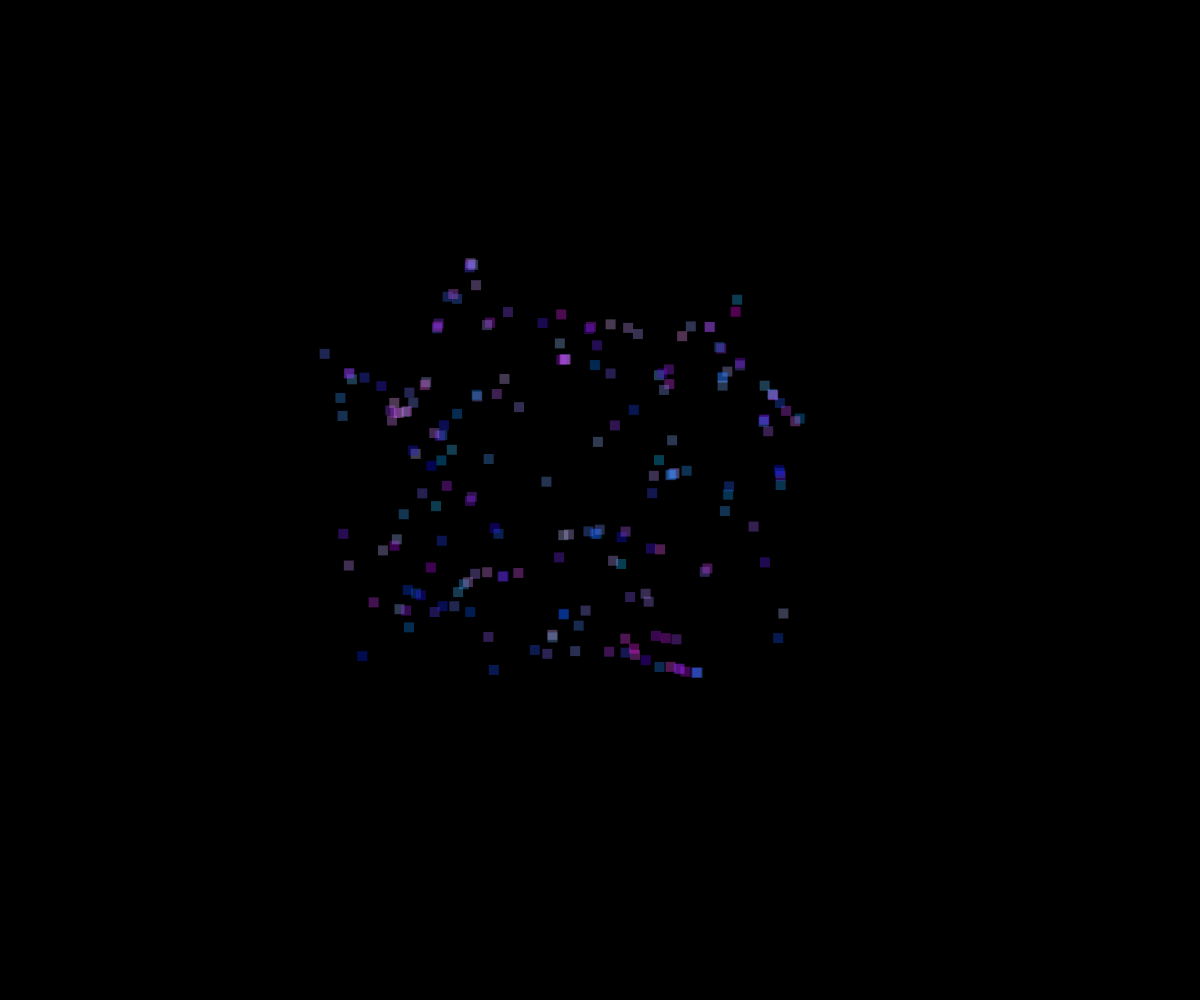
Frame 1 (no input)
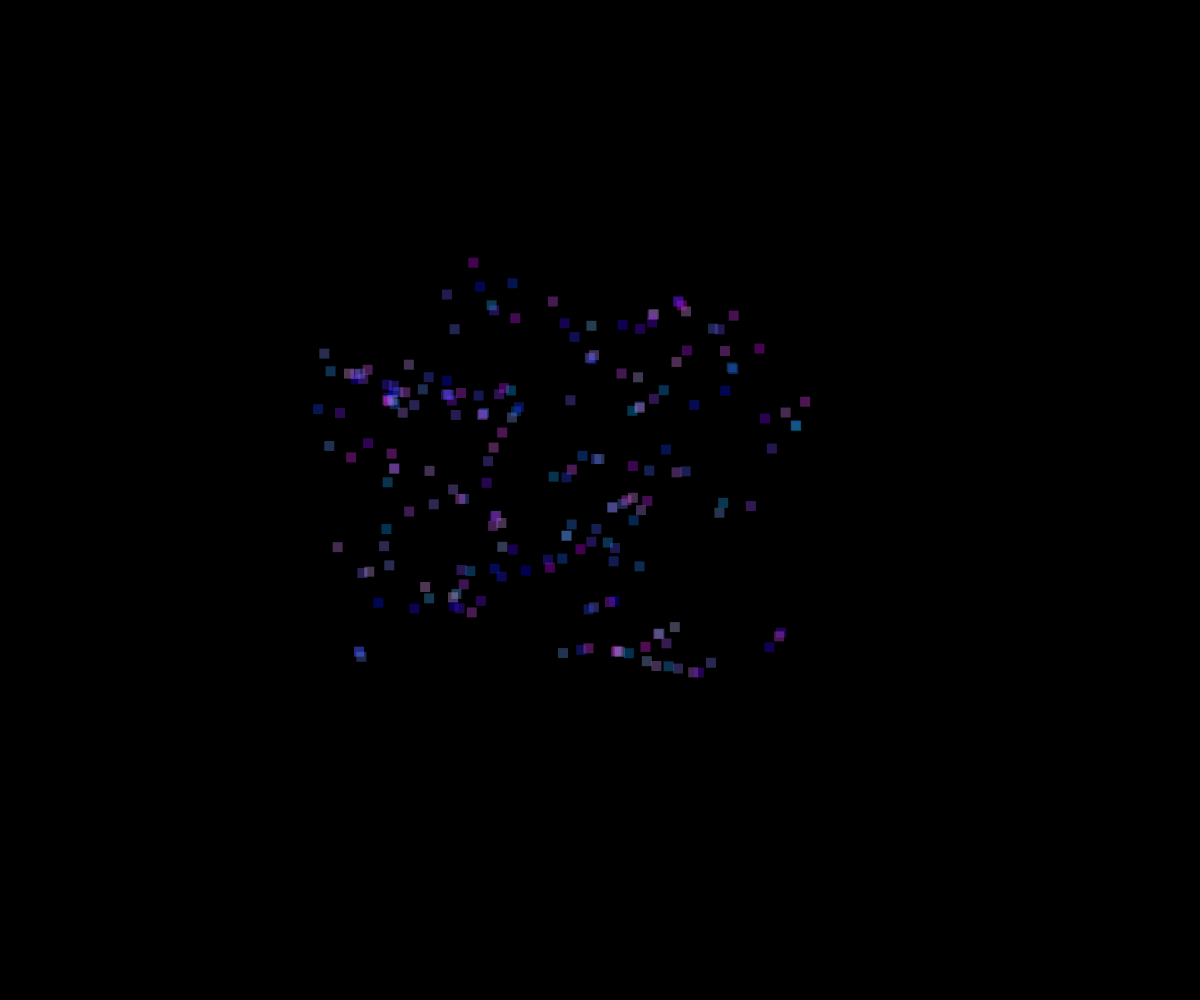
Frame 60 (no input)
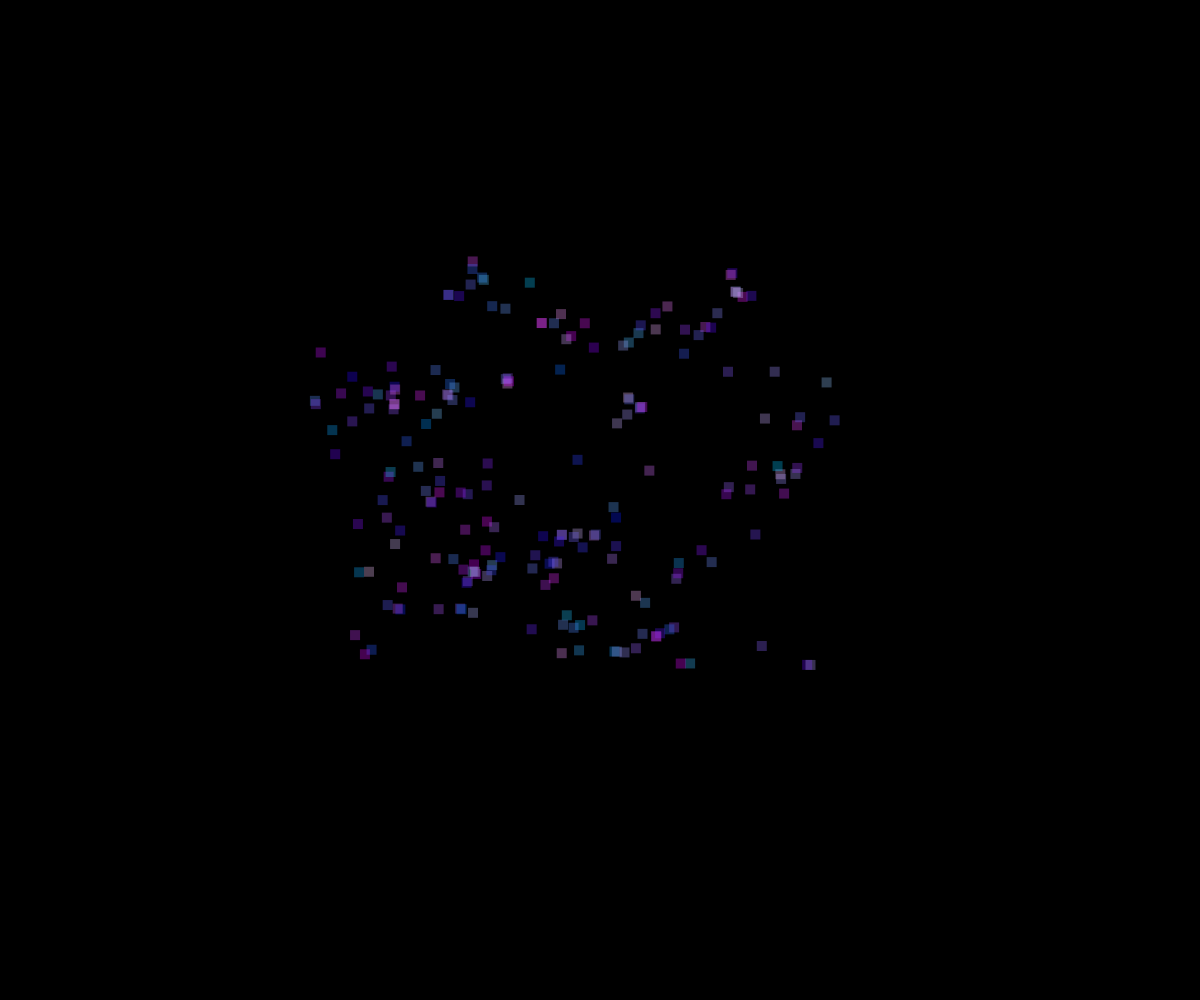
Frame 120 (the mouse pressed at the canvas centre since frame 60)

The p5.js sketch that drew these frames (run headless with seeded random() and noise() and a simulated clock; from frame 60 on, the mouse is pressed at the canvas centre):

// p5.js sketch
// ── sketch.js
// random walker OOP
var w, h;
var l = 10;
var quadrati = 200;
var camminatori = [];
var speedMax = 4;


function setup() {
  createCanvas(w=windowWidth, h=windowHeight);
  noStroke();
  //textSize(18);
  
  // crea n oggetti di classe Camminatore
  for (var i=0; i<quadrati; i++){
  	camminatori.push(new Camminatore(i)); 
  }
}


function draw() {
 background(0);
 
 // per tutti i camminatori chiama i diversi metodi utili 
 for (var i=0; i<quadrati; i++){
	camminatori[i].move();
	camminatori[i].display();
 }
}


// classe Camminatore
function Camminatore(_id) {

  // costruttore
  this.id = _id;
  this.x = 0;
  this.y = 0;
  this.t = random(15); //ogni quadrato 15 quadrati
  this.speed = random(0.03); //speed > numero di pixel che salta in modo casuale
  
  
  // metodo move
  this.move = function() {
    this.x= noise (this.t + 1) * w;
    this.y= noise (this.t) * h;
    this.t += this.speed; //somma velocità e quadrati
  }
  
  // metodo display
  this.display = function() {
    fill(random(255), random(200), 255, 80); 
    rect(this.x, this.y, l);
    //fill(0);
	//text(this.id, this.x, this.y);
  }

}
